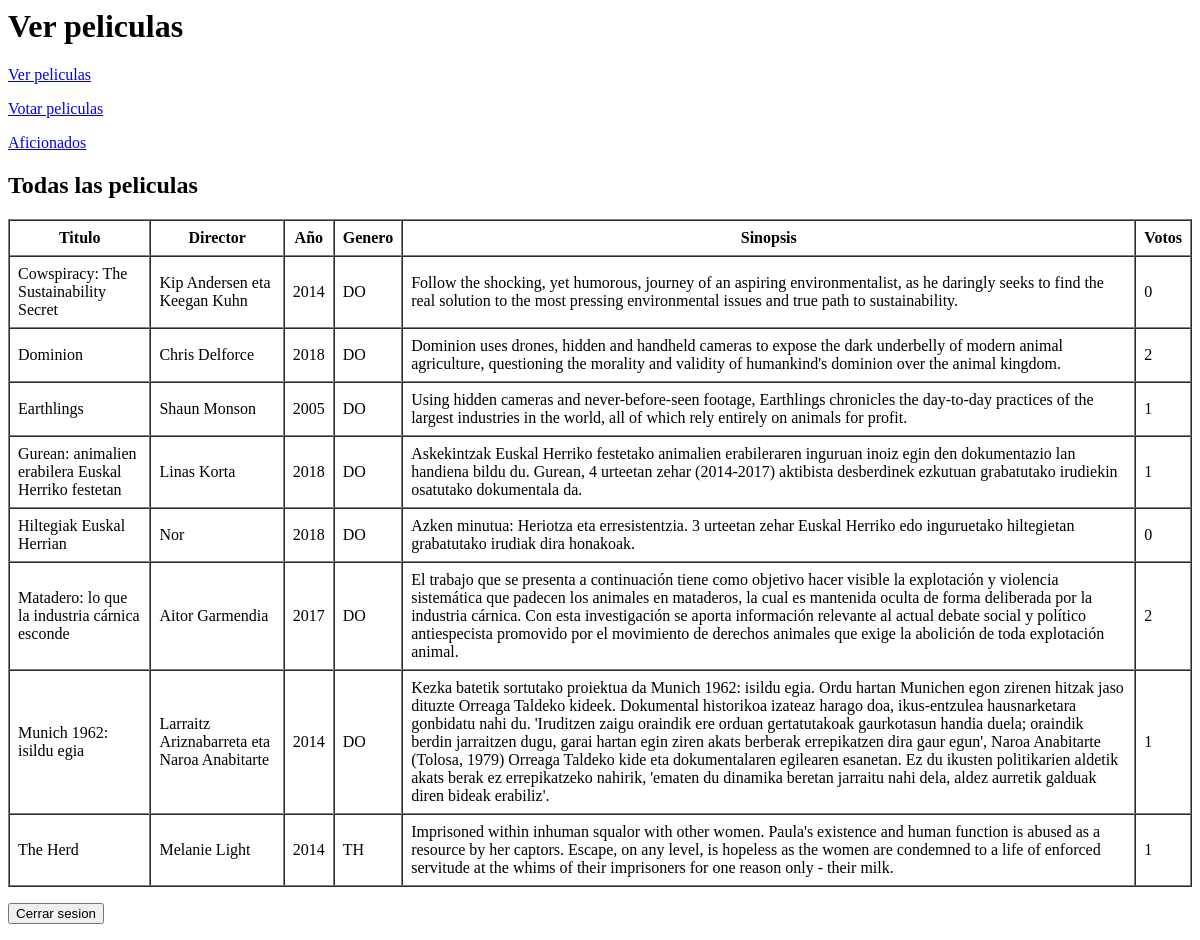
The app's page /ver/ (signed in), older data.
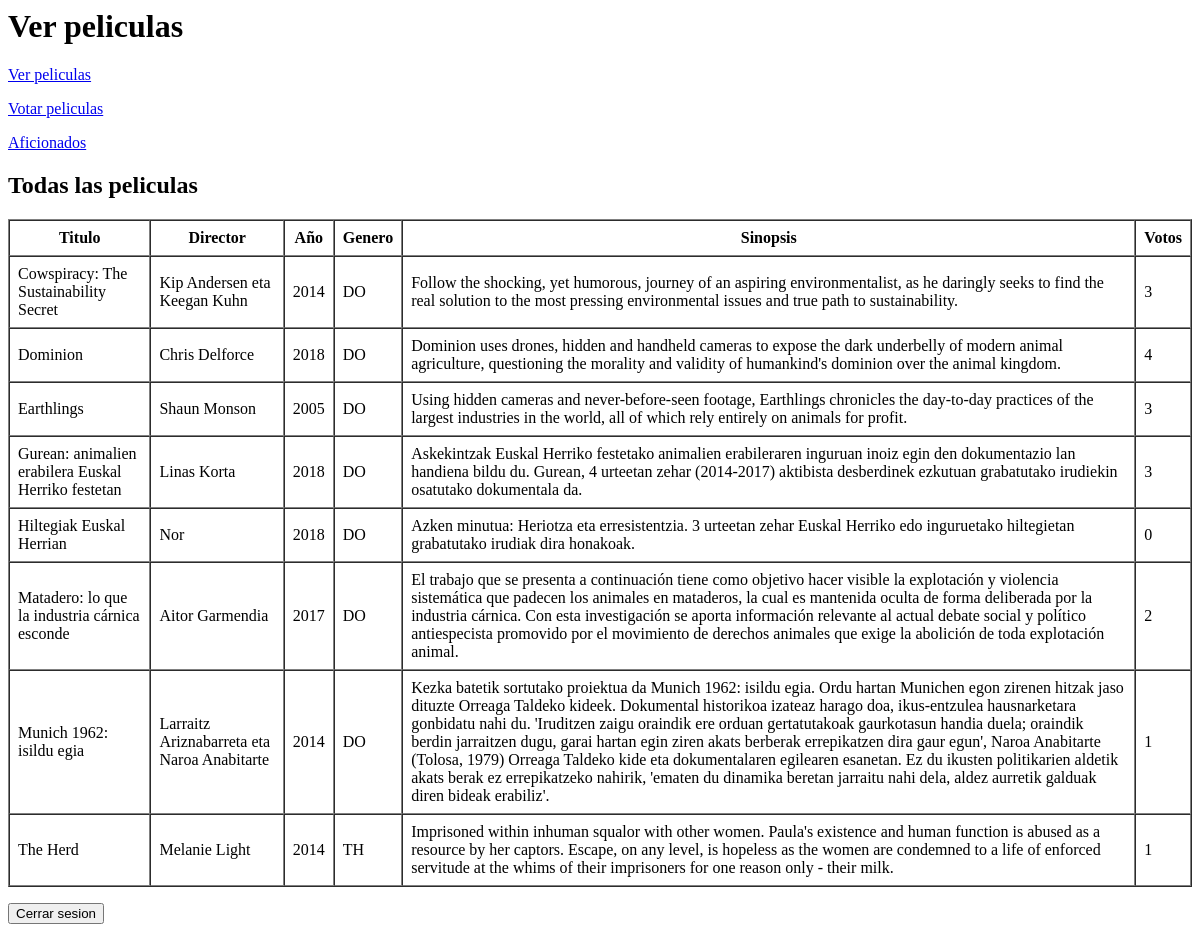
The same page, newer data.
### polls/models.py (models this page shows, shortened)
class Filma(models.Model):
    izenburua = models.CharField(max_length=200, unique=True)
    zuzendaria = models.CharField(max_length=200)
    urtea = models.PositiveIntegerField()
    generoa = models.CharField(max_length=50)
    sinopsia = models.TextField()
    bozkak = models.PositiveIntegerField(default=0)
    def votantes_nombres(self):
        return ', '.join(
            self.votantes.order_by('usuario__username').values_list('usuario__username', flat=True)
        ) or '-'
    votantes_nombres.short_description = 'Votantes'

### polls/views.py (the view)
# urls.py: path('ver/', views.ver, name='ver'),
@login_required(login_url='polls:login')
def ver(request):
    peliculas = Filma.objects.order_by('izenburua').prefetch_related('votantes__usuario')
    return render(
        request,
        'polls/ver.html',
        {
            'peliculas': peliculas,
        },
    )

### polls/templates/polls/ver.html (shortened to what this page needs)
<h1>Ver peliculas</h1>
<p><a href="{% url 'polls:ver' %}">Ver peliculas</a></p>
<p><a href="{% url 'polls:votar' %}">Votar peliculas</a></p>
<p><a href="{% url 'polls:usuario' %}">Aficionados</a></p>
<h2>Todas las peliculas</h2>
<table border="1" cellpadding="8" cellspacing="0">
    <thead>
        <tr>
            <th>Titulo</th>
            <th>Director</th>
            <th>Año</th>
            <th>Genero</th>
            <th>Sinopsis</th>
            <th>Votos</th>
        </tr>
    </thead>
    <tbody>
        {% for pelicula in peliculas %}
        <tr>
            <td>{{ pelicula.izenburua }}</td>
            <td>{{ pelicula.zuzendaria }}</td>
            <td>{{ pelicula.urtea }}</td>
            <td>{{ pelicula.generoa }}</td>
            <td>{{ pelicula.sinopsia }}</td>
            <td>{{ pelicula.bozkak }}</td>
        </tr>
        {% empty %}
        <tr>
            <td colspan="6">No hay peliculas guardadas.</td>
        </tr>
        {% endfor %}
    </tbody>
</table>
<form method="post" action="{% url 'polls:logout' %}">
    <button type="submit">Cerrar sesion</button>
</form>

Row changes from the older to the newer data that the page shows:
changed Filma "Cowspiracy: The Sustainability Secret": bozkak "0" → "3"
changed Filma "Dominion": bozkak "2" → "4"
changed Filma "Earthlings": bozkak "1" → "3"
changed Filma "Gurean: animalien erabilera Euskal Herriko festetan": bozkak "1" → "3"
